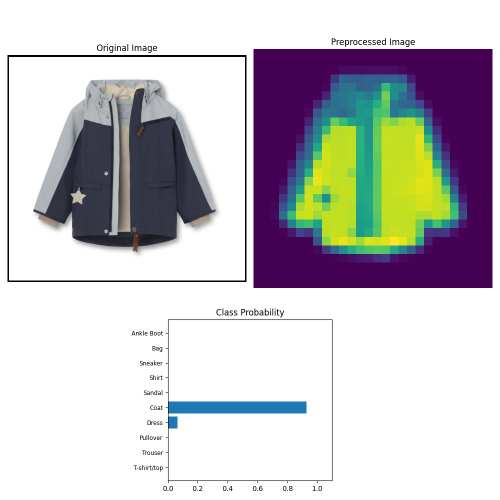
#> input picture clothing_inference.png, 1000 x 1000 px (shown at 1/2 size); its folder holds only this picture in this run
$ python -i image_resizer.py   (imports and definitions only)
#> lines starting #> are read from the running program, lines starting #| are printed output that depends on the picture; after the words box and inside, x2 and y2 are one past the last pixel; in counts of white or black regions, pixels touching at a corner belong together
#> further down, picture is the input picture: shape (1000, 1000, 3); mean B, G, R 199.5, 196.7, 198.5
import cv2
import numpy as np
import os


def find_bounding_box(image):
    """
    Finds the bounding box of the non-white object in the image and dilates it to include shadows.
    Assumes the image has a white background.
    """
    gray = cv2.cvtColor(image, cv2.COLOR_BGR2GRAY)
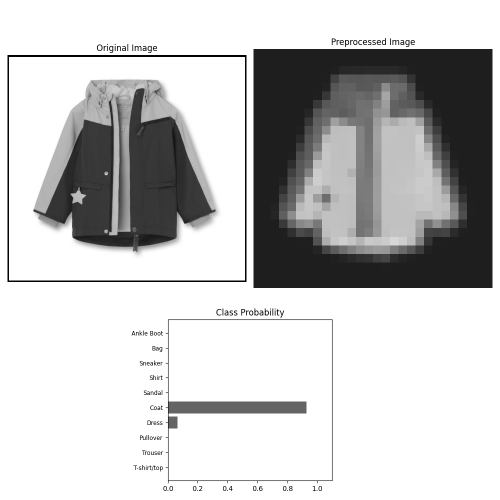
#> gray: shape (1000, 1000) (shown at 1/2 size); min 0, max 255, mean 197.5
    _, thresh = cv2.threshold(gray, 230, 255, cv2.THRESH_BINARY_INV)
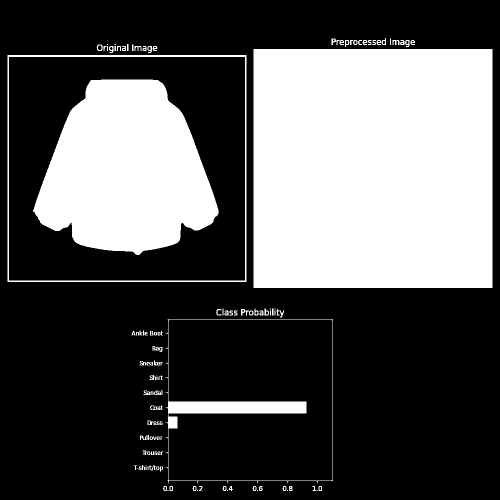
#> thresh: shape (1000, 1000) (shown at 1/2 size); 33.9% white; 119 white regions (18 under 20 px)
    contours, _ = cv2.findContours(thresh, cv2.RETR_EXTERNAL, cv2.CHAIN_APPROX_SIMPLE)
#> contours = 118 contours, 46 with area under 20; largest, box (x1, y1, x2, y2) and area: (507, 98, 985, 576) 227529, (15, 110, 493, 564) 216081, (331, 638, 666, 967) 105684, (193, 89, 206, 102) 114, (305, 692, 325, 704) 102

    if not contours:
        return 0, 0, image.shape[1], image.shape[0]

    x_vals = []
    y_vals = []
    for contour in contours:
        x, y, w, h = cv2.boundingRect(contour)
        x_vals.extend([x, x + w])
        y_vals.extend([y, y + h])
#> this loop made 118 passes
#> (x, y, w, h) on passes 7 to 18: (637, 972, 7, 10), (625, 972, 7, 10), (578, 972, 7, 10), (565, 972, 8, 10), (518, 972, 7, 10), (505, 972, 8, 10), (457, 972, 9, 10), (445, 972, 8, 10), (398, 972, 7, 10), (385, 972, 8, 10), (339, 972, 7, 10), (326, 972, 8, 10)
#> (contour, x, y, w, h) on passes 1 to 6: ([[633, 980], [633, 981], [634, 981], [634, 980]], 633, 980, 2, 2), ([[574, 980], [574, 981], [575, 981], [575, 980]], 574, 980, 2, 2), ([[514, 980], [514, 981], [515, 981], [515, 980]], 514, 980, 2, 2), ([[454, 980], [454, 981], [455, 981], [455, 980]], 454, 980, 2, 2), ([[394, 980], [394, 981], [395, 981], [395, 980]], 394, 980, 2, 2), ([[335, 980], [335, 981], [336, 981], [336, 980]], 335, 980, 2, 2)
#> after the loop, x_vals = 236 values, max 985 at index 173, min 15 at index 170, mean 416.8; y_vals = 236 values, max 982 at index 1, min 76 at index 234, mean 614.6

    # Determine the minimal bounding box
    x_min, x_max = min(x_vals), max(x_vals)
#> x_min = 15; x_max = 985
    y_min, y_max = min(y_vals), max(y_vals)
#> y_min = 76; y_max = 982

    # Dilate the bounding box
    padding = 50  # Adjust this value as needed
    x_min_dilated = max(x_min - padding, 0)
#> x_min_dilated = 0
    y_min_dilated = max(y_min - padding, 0)
#> y_min_dilated = 26
    x_max_dilated = min(x_max + padding, image.shape[1])
#> x_max_dilated = 1000
    y_max_dilated = min(y_max + padding, image.shape[0])
#> y_max_dilated = 1000

    return x_min_dilated, y_min_dilated, x_max_dilated - x_min_dilated, y_max_dilated - y_min_dilated


# [85 lines left out: functions compute_padding, resize_and_pad, batch_resize, not called in this run]


# [51 lines not run here, left out]

>>> import cv2
>>> picture = cv2.imread('clothing_inference.png')
>>> result = find_bounding_box(picture)
#> result = (0, 26, 1000, 974)
